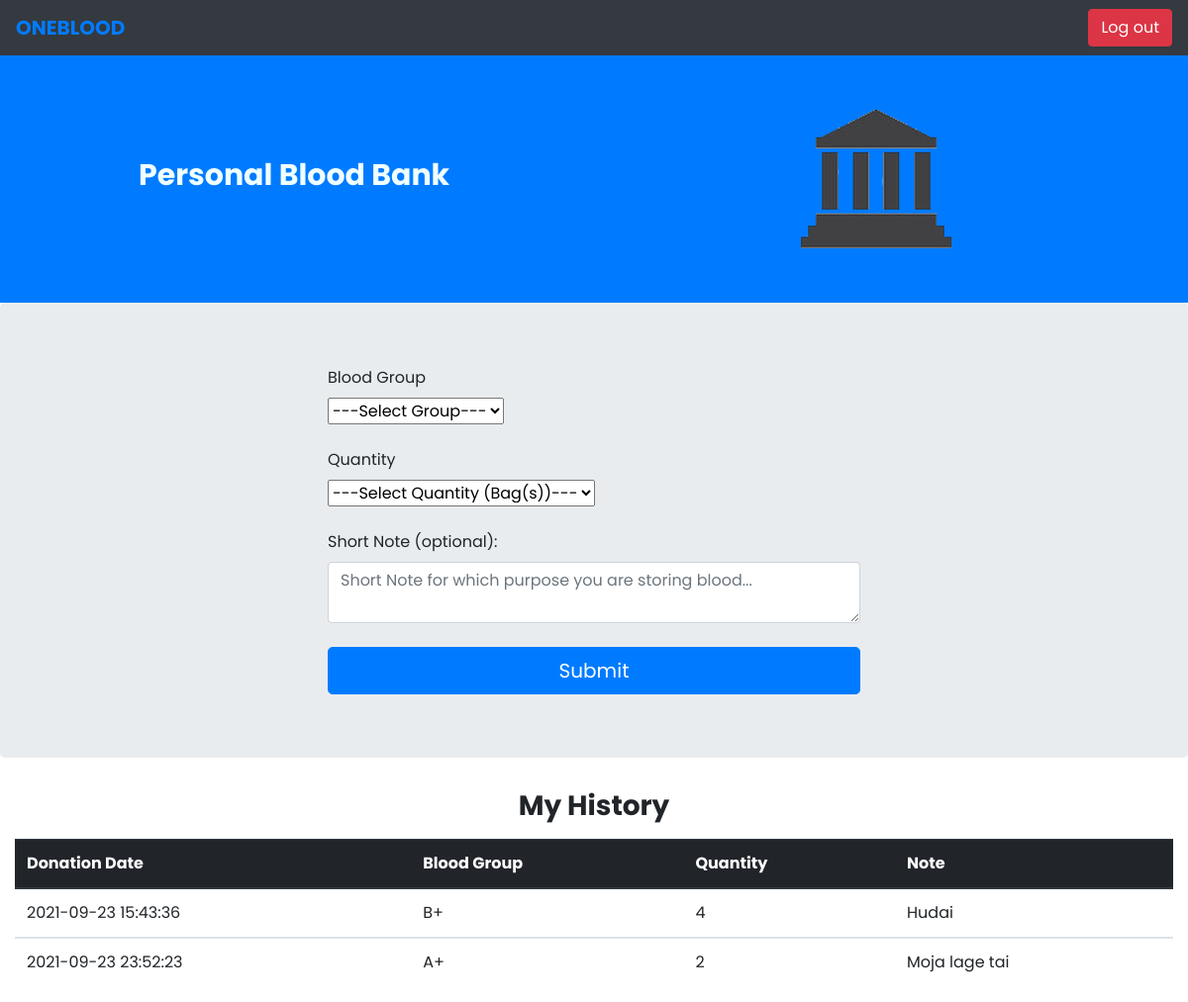
The app's page /personal_blood_bank.php?phone=1826366472 with its own data.
### tables this page shows
CREATE TABLE `personal_inventory` (
  `id` int(255) NOT NULL,
  `blood_group` varchar(255) NOT NULL,
  `quantity` int(255) NOT NULL,
  `Short_note` varchar(1000) NOT NULL,
  `Last_stored` varchar(10000) NOT NULL DEFAULT current_timestamp()
);

### personal_blood_bank.php (the view, shortened to what this page needs)
<?php
    $user = $_REQUEST['phone'];
?>
<!DOCTYPE html>
<html lang="en">
<head>
    <link rel="stylesheet" href="https://stackpath.bootstrapcdn.com/bootstrap/4.3.1/css/bootstrap.min.css">
    <link rel="stylesheet" href="css/bootstrap.css">
</head>
<body>
    <div style="font-family: 'Poppins', sans-serif; font-weight:400">
        <header class="sticky-top">
        <nav class="navbar navbar-expand-sm bg-dark justify-content-between">
                <a href="logged_in.php?phone=<?php echo $user ?>" class="navbar-brand" style="font-weight:700;">
                    ONEBLOOD
                </a>
                <a class="btn btn-danger" href="index.php" role="button">Log out</a>
            </nav>
        </header>
        <div class="su-inner-banner-area bg-primary">
            <div class="container">
                <div class="row text-center">
                    <div class="col-12 col-sm-6 col-lg-5 col-xl-4 m-auto">
                        <h3 class="text-left" style="font-size:30px;font-family: 'Poppins', sans-serif; font-weight:700; color:azure;"> Personal Blood Bank</h3>
                    </div>
                    <div class="col-12 col-sm-6 col-lg-5 col-xl-4 m-auto pt-4 pt-sm-0">
                        <div class="su-inner-banner-img"><img alt="image" class="img-fluid" src="images/bank-institute-icon-logo-courthouse-vector-34099479.png"></div>
                    </div>
                </div>
            </div>
        </div>
        <section class="container-fluid">
            <section class="row jumbotron justify-content-center">
                <section class="col-l4 col-sm-6">
                    <?php
                    $qu1 = "SELECT * FROM registration WHERE phone = '$user'";
                    $con = new mysqli('localhost', 'root', '', 'oneblood');
                    $values = mysqli_query($con, $qu1);
                    $id = "";
                    while ($row = mysqli_fetch_assoc($values)) {
                        $id = $row['id'];
                    }
                        ?>
                    <form action="" method="post" name="myform">
                        <div class="mb-4">
                            <label for="exampleInputPassword1" class="form-label">Blood Group</label>
                            <div>
                                <select class="form-select" aria-label="Default select example" name="bloodgroup">
                                    <option selected disabled>---Select Group---</option>
                                </select>
                            </div>
                        </div>
                        <div class="mb-4">
                            <label for="exampleInputPassword1" class="form-label">Quantity</label>
                            <div>
                                <select class="form-select" aria-label="Default select example" name="quantity">
                                    <option selected disabled>---Select Quantity (Bag(s))---</option>
                                </select>
                            </div>
                        </div>
                        <div class="mb-4">
                            <label for="exampleInputPassword1" class="form-label">Short Note (optional): </label>
                            <div class="form-floating">
                                <textarea class="form-control" placeholder="Short Note for which purpose you are storing blood..." id="floatingTextarea" name="short"></textarea>
                            </div>
                        </div>
                        <button class="w-100 btn btn-lg btn-primary" type="submit" name="submit">Submit</button>
                    </form>
                </section>
            </section>
            <div>
                <h3 class="font-weight-bolder text-center">My History</h3>
                <table class="table my-3">
                    <thead class="thead-dark">
                        <th>Donation Date</th>
                        <th>Blood Group</th>
                        <th>Quantity</th>
                        <th>Note</th>
                    </thead>
                        <?php
                        $qu2 = "SELECT * FROM personal_inventory WHERE id = '$id'";
                        $con = new mysqli('localhost', 'root', '', 'oneblood');
                        $val = mysqli_query($con, $qu2);
                        while ($row = mysqli_fetch_assoc($val)) {
                            $donation = $row['Last_stored'];
                            $grp = $row['blood_group'];
                            $quan = $row['quantity'];
                            $note = $row['Short_note'];
                        ?>
                    <tbody>
                        <tr>
                            <td><?php echo $donation; ?></td>
                            <td><?php echo $grp; ?></td>
                            <td><?php echo $quan; ?></td>
                            <td><?php echo $note; ?></td>
                        </tr>
                    </tbody>
                <?php
                        }
                ?>
                </table>
                    </div>
    </div>
</body>
</html>

### records on screen
personal_inventory: Last_stored "2021-09-23 15:43:36", blood_group "B+", quantity "4", Short_note "Hudai"
personal_inventory: Last_stored "2021-09-23 23:52:23", blood_group "A+", quantity "2", Short_note "Moja lage tai"
